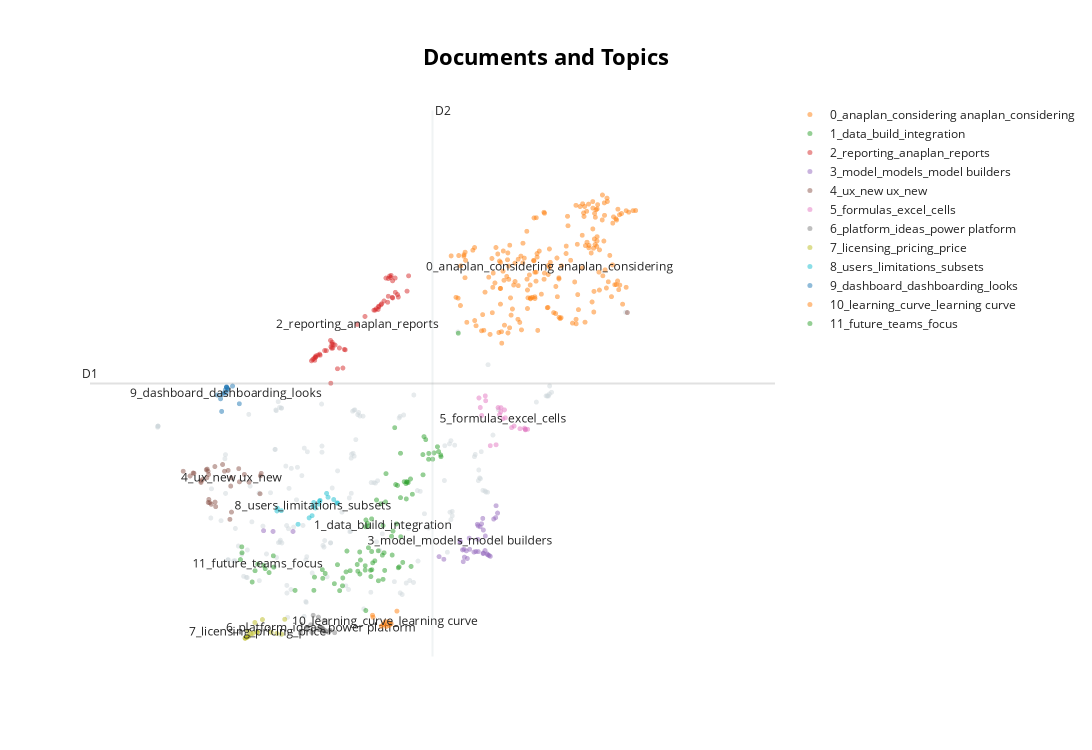

The notebook cell this image was saved under:
### Code cell
dislike_topic_model = BERTopic(embedding_model="all-MiniLM-L6-v2", vectorizer_model=vectorizer_model,language="english", min_topic_size=10)
topics, probs = dislike_topic_model.fit_transform(dislike_df['dislike'].astype(str))

dislike_topic_model.visualize_documents(dislike_df['dislike'].astype(str))
